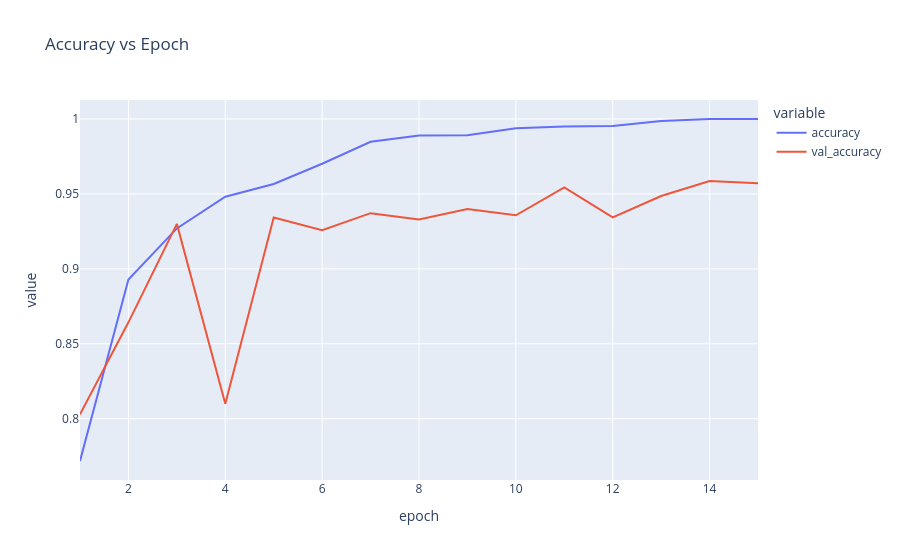
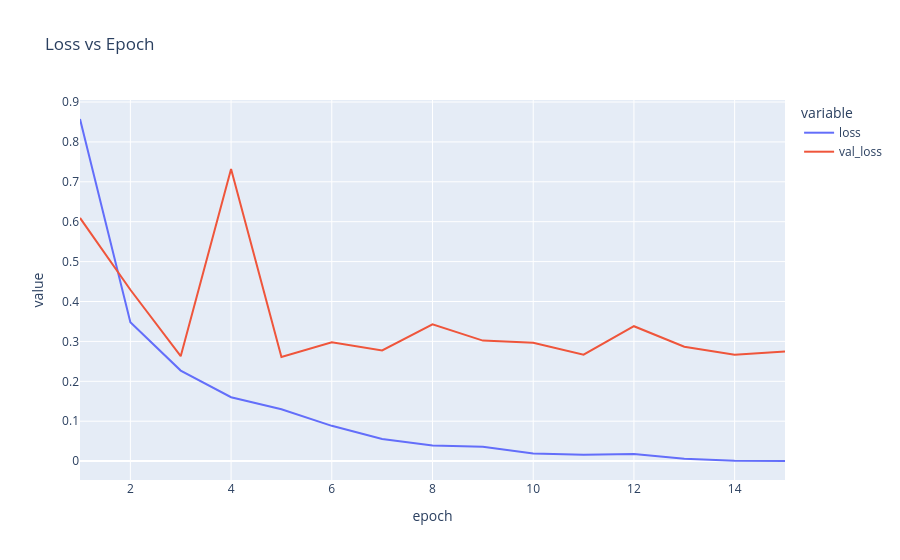

Source (notebook cell) for these figures, in order:
### Code cell
df = pd.DataFrame(final_results.history)
df['epoch'] = df.index + 1
display(df.style)

fig = px.line(df, x='epoch', y=['accuracy','val_accuracy'], title='Accuracy vs Epoch')
fig.show("plotly_mimetype")

fig = px.line(df, x='epoch', y=['loss','val_loss'], title='Loss vs Epoch')
fig.show("plotly_mimetype")

### Figure 1 — Plotly figure (JSON) as saved in the notebook; plotly's stock layout.template omitted (floating-point values rounded to 4 significant figures)
{"data": [{"hovertemplate": "variable=accuracy<br>epoch=%{x}<br>value=%{y}<extra></extra>", "legendgroup": "accuracy", "line": {"color": "#636efa", "dash": "solid"}, "marker": {"symbol": "circle"}, "mode": "lines", "name": "accuracy", "orientation": "v", "showlegend": true, "type": "scatter", "x": [1, 2, 3, 4, 5, 6, 7, 8, 9, 10, 11, 12, 13, 14, 15], "xaxis": "x", "y": [0.7717, 0.8929, 0.927, 0.9481, 0.9567, 0.9702, 0.9848, 0.989, 0.9892, 0.9938, 0.9949, 0.9954, 0.9987, 1.0, 1.0], "yaxis": "y"}, {"hovertemplate": "variable=val_accuracy<br>epoch=%{x}<br>value=%{y}<extra></extra>", "legendgroup": "val_accuracy", "line": {"color": "#EF553B", "dash": "solid"}, "marker": {"symbol": "circle"}, "mode": "lines", "name": "val_accuracy", "orientation": "v", "showlegend": true, "type": "scatter", "x": [1, 2, 3, 4, 5, 6, 7, 8, 9, 10, 11, 12, 13, 14, 15], "xaxis": "x", "y": [0.8029, 0.8643, 0.93, 0.81, 0.9343, 0.9257, 0.9371, 0.9329, 0.94, 0.9357, 0.9543, 0.9343, 0.9486, 0.9586, 0.9571], "yaxis": "y"}], "layout": {"legend": {"title": {"text": "variable"}, "tracegroupgap": 0}, "title": {"text": "Accuracy vs Epoch"}, "xaxis": {"anchor": "y", "domain": [0, 1], "title": {"text": "epoch"}}, "yaxis": {"anchor": "x", "domain": [0, 1], "title": {"text": "value"}}}}

### Figure 2 — Plotly figure (JSON) as saved in the notebook; plotly's stock layout.template omitted (floating-point values rounded to 4 significant figures)
{"data": [{"hovertemplate": "variable=loss<br>epoch=%{x}<br>value=%{y}<extra></extra>", "legendgroup": "loss", "line": {"color": "#636efa", "dash": "solid"}, "marker": {"symbol": "circle"}, "mode": "lines", "name": "loss", "orientation": "v", "showlegend": true, "type": "scatter", "x": [1, 2, 3, 4, 5, 6, 7, 8, 9, 10, 11, 12, 13, 14, 15], "xaxis": "x", "y": [0.8574, 0.3481, 0.2269, 0.1601, 0.1299, 0.08836, 0.05544, 0.03904, 0.03585, 0.01897, 0.01588, 0.01761, 0.006044, 0.001138, 0.0002377], "yaxis": "y"}, {"hovertemplate": "variable=val_loss<br>epoch=%{x}<br>value=%{y}<extra></extra>", "legendgroup": "val_loss", "line": {"color": "#EF553B", "dash": "solid"}, "marker": {"symbol": "circle"}, "mode": "lines", "name": "val_loss", "orientation": "v", "showlegend": true, "type": "scatter", "x": [1, 2, 3, 4, 5, 6, 7, 8, 9, 10, 11, 12, 13, 14, 15], "xaxis": "x", "y": [0.6095, 0.4295, 0.263, 0.7319, 0.2607, 0.2977, 0.2773, 0.3429, 0.302, 0.2964, 0.2668, 0.338, 0.2867, 0.2667, 0.2746], "yaxis": "y"}], "layout": {"legend": {"title": {"text": "variable"}, "tracegroupgap": 0}, "title": {"text": "Loss vs Epoch"}, "xaxis": {"anchor": "y", "domain": [0, 1], "title": {"text": "epoch"}}, "yaxis": {"anchor": "x", "domain": [0, 1], "title": {"text": "value"}}}}
